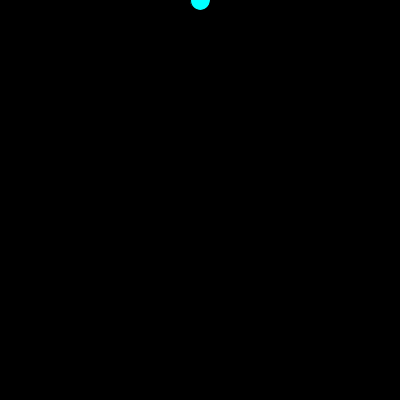
Frame 1 (no input)
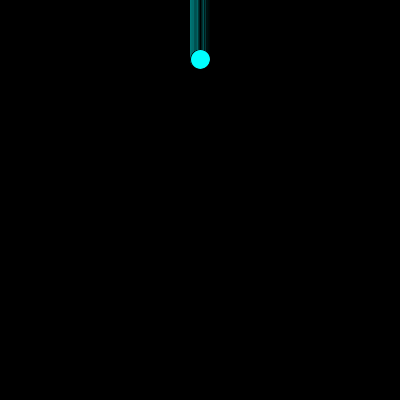
Frame 60 (the mouse pressed at the canvas centre just before this capture)
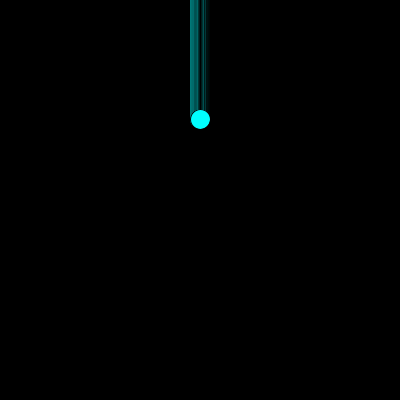
Frame 120 (the mouse held since frame 60 and released just before this capture)

The Processing sketch that drew these frames (run headless with seeded random() and noise(); from frame 60 on, the mouse is pressed at the canvas centre):

// Processing sketch: processing_66271
// ── processing_66271.pde

int y;
boolean ball= false;

void setup(){
  size(400,400);
  background(0);
}

void draw(){
  fill(0,255,255);
  ellipse (200, y, 20, 20);
  
  if( y>=0 && ball==false){
    y+=1;}
    if( y>=390){
      ball=true;}
    if(y<=400 && ball==true){
    y-=1;}
    if(y<=10){
      ball=false;}
}
  
